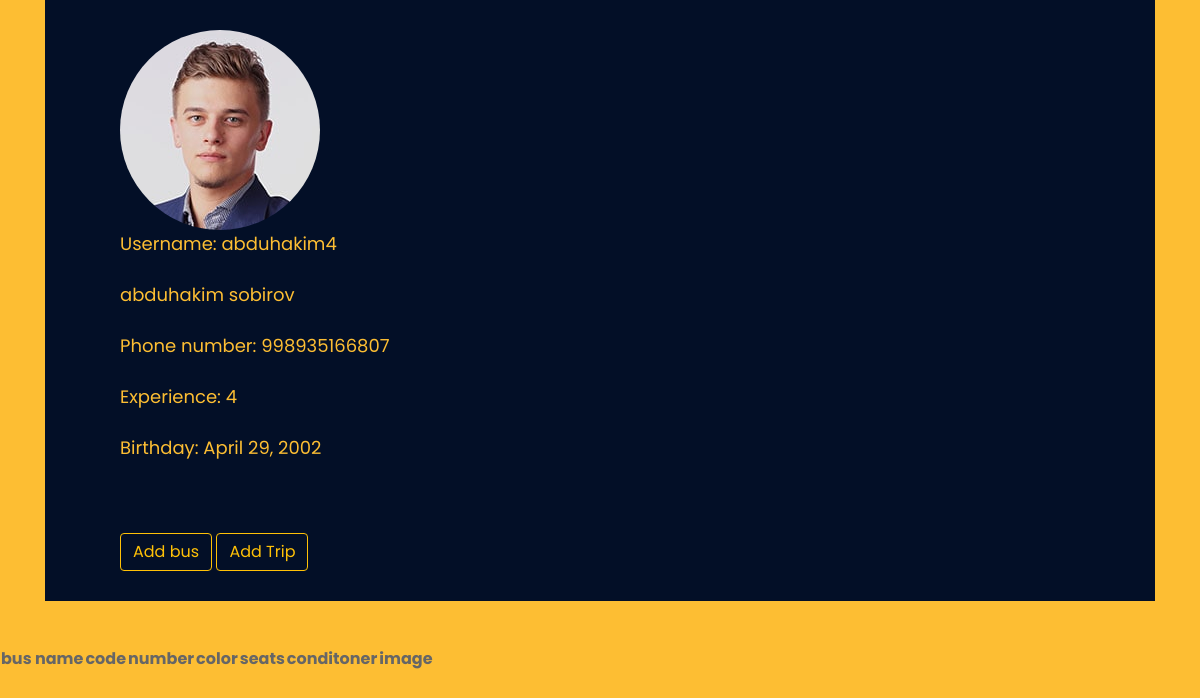
The app's page /userprofile/ (signed in) with its own data.
### user/models.py (models this page shows, shortened)
class User(AbstractUser):
    phone = models.CharField(max_length=15, default=None, null=True)
    objects = UserManager()

class Driver(models.Model):
    User = settings.AUTH_USER_MODEL
    user = models.OneToOneField(User, on_delete=models.CASCADE, null=True)
    image = models.ImageField(upload_to='drivers')
    birthday = models.DateField()
    gender = models.CharField(max_length=255, choices=(('male', 'Male'), ('famale', 'Famale')))
    smoking = models.BooleanField(default=False)
    experience = models.IntegerField(null=True)
    startDate = models.DateTimeField(auto_now_add=True)

### user/views.py (the view)
# urls.py: path('userprofile/', views.profile, name="userprofile"),
def profile(request):
    return render(request, 'profile.html')

### user/templates/profile.html (shortened to what this page needs)
<!doctype html>
{% load static %}
{% load i18n %}
<html lang="en">
  <head>
    <link rel="stylesheet" href="https://maxcdn.bootstrapcdn.com/bootstrap/4.0.0/css/bootstrap.min.css">
    <link href="https://stackpath.bootstrapcdn.com/bootstrap/4.4.1/css/bootstrap.min.css" rel="stylesheet">
    <link href="https://cdnjs.cloudflare.com/ajax/libs/font-awesome/5.10.0/css/all.min.css" rel="stylesheet">
    <link href="{% static 'user/lib/flaticon/font/flaticon.css' %}" rel="stylesheet">
    <link href="{% static 'user/lib/animate/animate.min.css' %}" rel="stylesheet">
    <link href="{% static 'user/lib/owlcarousel/assets/owl.carousel.min.css' %}" rel="stylesheet">
    <link href="{% static 'user/lib/lightbox/css/lightbox.min.css' %}" rel="stylesheet">
    <link href="{% static 'user/lib/slick/slick.css' %}" rel="stylesheet">
    <link href="{% static 'user/lib/slick/slick-theme.css' %}" rel="stylesheet">
    <link href="{% static 'user/css/style.css' %}" rel="stylesheet" type="text/css">
  </head>
  <body style="background-color: #fdbe33;">
    {% if request.user.driver%}
    <div class="feature wow fadeInUp" data-wow-delay="0.2s">
      <div class="container">
          <div class="cow align-items-center">
              <div class="col-lg-14 col-md-12">
                  <div class="feature-item">
                      <div class="feature-text" >
                        <img class="rounded-circle" src="{{user.driver.image.url}}" alt="{{user.username}}">
                        <p>{% trans 'Username: ' %}{{user.username}}</p>
                        <br>
                        <p>{{user.first_name}} {{user.last_name}}</p>
                        <br>
                        <p>{% trans 'Phone number: ' %}{{user.phone}}</p>
                        <br>
                        <p>{% trans 'Experience: ' %}{{user.driver.experience}}</p>
                        <br>
                        <p>{% trans 'Birthday: ' %}{{user.driver.birthday}}</p>
                        <br>
                        <br><br>
                        <a href="{% url 'bus_registration' %}" class="btn btn-outline-warning"> Add bus</a>
                        <a href="{% url 'trip_driver' %}" class="btn btn-outline-warning"> Add Trip</a>
                      </div>
                    </div>
                </div>
            </div>
        </div>
    </div>
    <table>
      <thead>
        <tr>
          <th>bus name</th>
          <th>code</th>
          <th>number</th>
          <th>color</th>
          <th>seats</th>
          <th>conditoner</th>
          <th>image</th>
          <th>{{request.user.driver.}}</th>
        </tr>
    </thead>
    </table>
    {% endif %}
  </body>
</html>

### user/static/user/css/style.css (style rules this page uses)
body { color: #666666; background: #dddddd; font-family: 'Poppins', sans-serif; font-weight: 400; }
a { color: #666666; transition: .3s; }
.btn { transition: .3s; }
.feature { position: relative; margin-bottom: 45px; }
.feature .col-md-12 { background: #030f27; }
.feature .feature-item { min-height: 250px; padding: 30px; display: flex; align-items: center; justify-content: flex-start; }
.feature .feature-text { padding-left: 30px; }
.feature .feature-text p { margin: 0; color: #fdbe33; font-size: 18px; font-weight: 400; }

### records on screen
User: driver.image (picture), username "abduhakim4", first_name "abduhakim", last_name "sobirov", phone "998935166807", driver.experience "4", driver.birthday "April 29, 2002"
